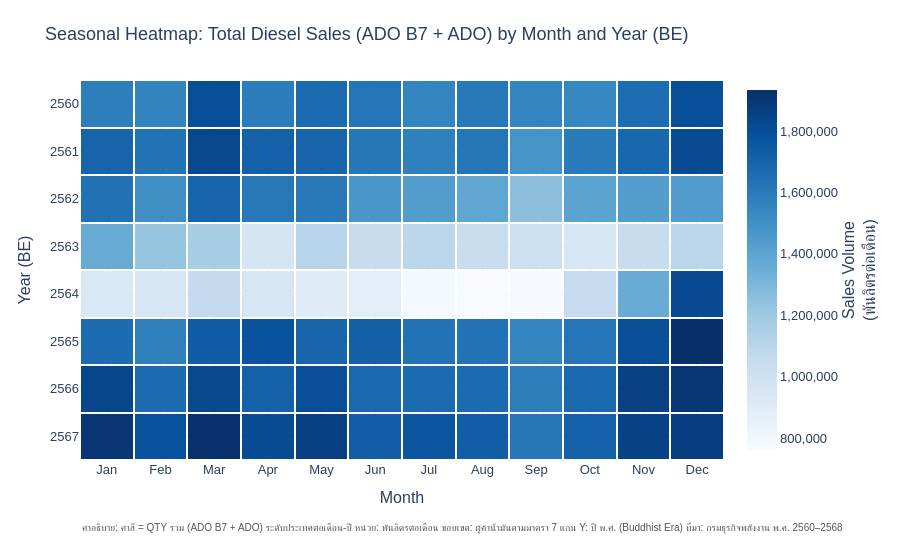

The notebook cell this image was saved under:
### Markdown cell above
### แผนภาพที่ 3 — Seasonal Heatmap: รูปแบบรายเดือนข้ามปี (Month x Year)

แผนภาพ Heatmap แสดงปริมาณการจำหน่ายดีเซลรวม (ADO B7 + ADO) แยกตามเดือน (แกน X) และปี พ.ศ. (แกน Y)  
ช่วยวิเคราะห์รูปแบบตามฤดูกาล เช่น เดือนที่มียอดจำหน่ายสูงหรือต่ำอย่างสม่ำเสมอในทุกปี

### Code cell
# ---- Aggregate: ปริมาณรวม (ADO B7 + ADO) ต่อ year x month ----
MONTH_ABBR = {
    1: 'Jan', 2: 'Feb', 3: 'Mar', 4: 'Apr',
    5: 'May', 6: 'Jun', 7: 'Jul', 8: 'Aug',
    9: 'Sep', 10: 'Oct', 11: 'Nov', 12: 'Dec'
}

df_heat = (
    df.groupby(['YEAR_ID', 'MONTH_ID'], as_index=False)['QTY']
    .sum()
)
df_heat['Month'] = df_heat['MONTH_ID'].map(MONTH_ABBR)
df_heat['Year']  = df_heat['YEAR_ID'].astype(str)  # พ.ศ. เป็น string

# Pivot สำหรับ Heatmap: แถว = ปี, คอลัมน์ = เดือน
pivot = df_heat.pivot(index='YEAR_ID', columns='MONTH_ID', values='QTY')
pivot.index = pivot.index.astype(str)
pivot.columns = [MONTH_ABBR[m] for m in pivot.columns]

month_order = ['Jan','Feb','Mar','Apr','May','Jun',
               'Jul','Aug','Sep','Oct','Nov','Dec']
pivot = pivot[month_order]

# สร้าง Heatmap
fig3 = go.Figure(
    go.Heatmap(
        z=pivot.values,
        x=pivot.columns.tolist(),
        y=pivot.index.tolist(),
        colorscale='Blues',
        colorbar=dict(
            title=dict(
                text=f'Sales Volume<br>({UNIT_LABEL})',
                side='right'
            ),
            tickformat=',.0f'
        ),
        hoverongaps=False,
        hovertemplate=(
            'Year (BE): %{y}<br>'
            'Month: %{x}<br>'
            'Sales Volume: %{z:,.0f} ' + UNIT_LABEL +
            '<extra></extra>'
        ),
        xgap=2,
        ygap=2
    )
)

fig3.update_layout(
    title='Seasonal Heatmap: Total Diesel Sales (ADO B7 + ADO) by Month and Year (BE)',
    xaxis=dict(
        title='Month',
        categoryorder='array',
        categoryarray=month_order
    ),
    yaxis=dict(title='Year (BE)', autorange='reversed'),
    font=dict(family=FONT_FAMILY, size=13),
    template=TEMPLATE,
    margin=dict(t=80, b=100)
)

fig3.add_annotation(
    xref='paper', yref='paper',
    x=0, y=-0.20,
    text=(
        'คำอธิบาย: ค่าสี = QTY รวม (ADO B7 + ADO) ระดับประเทศต่อเดือน-ปี '
        'หน่วย: พันลิตรต่อเดือน '
        'ขอบเขต: ผู้ค้าน้ำมันตามมาตรา 7 '
        'แกน Y: ปี พ.ศ. (Buddhist Era) '
        'ที่มา: กรมธุรกิจพลังงาน พ.ศ. 2560–2568'
    ),
    showarrow=False,
    font=dict(size=10, color='#555555'),
    align='left'
)

fig3.show()

### Figure 1 — Plotly figure (JSON) as saved in the notebook; plotly's stock layout.template omitted (floating-point values rounded to 4 significant figures)
{"data": [{"colorbar": {"tickformat": ",.0f", "title": {"side": "right", "text": "Sales Volume<br>(พันลิตรต่อเดือน)"}}, "colorscale": [[0.0, "rgb(247,251,255)"], [0.125, "rgb(222,235,247)"], [0.25, "rgb(198,219,239)"], [0.375, "rgb(158,202,225)"], [0.5, "rgb(107,174,214)"], [0.625, "rgb(66,146,198)"], [0.75, "rgb(33,113,181)"], [0.875, "rgb(8,81,156)"], [1.0, "rgb(8,48,107)"]], "hoverongaps": false, "hovertemplate": "Year (BE): %{y}<br>Month: %{x}<br>Sales Volume: %{z:,.0f} พันลิตรต่อเดือน<extra></extra>", "type": "heatmap", "x": ["Jan", "Feb", "Mar", "Apr", "May", "Jun", "Jul", "Aug", "Sep", "Oct", "Nov", "Dec"], "xgap": 2, "y": ["2560", "2561", "2562", "2563", "2564", "2565", "2566", "2567"], "ygap": 2, "z": [[1583000.0, 1561000.0, 1802000.0, 1591000.0, 1668000.0, 1626000.0, 1557000.0, 1611000.0, 1558000.0, 1543000.0, 1659000.0, 1799000.0], [1702000.0, 1634000.0, 1831000.0, 1713000.0, 1698000.0, 1617000.0, 1573000.0, 1620000.0, 1486000.0, 1595000.0, 1685000.0, 1813000.0], [1640000.0, 1509000.0, 1699000.0, 1607000.0, 1604000.0, 1469000.0, 1434000.0, 1389000.0, 1257000.0, 1401000.0, 1433000.0, 1441000.0], [1363000.0, 1225000.0, 1164000.0, 965600.0, 1108000.0, 1043000.0, 1090000.0, 1037000.0, 1011000.0, 953900.0, 1050000.0, 1095000.0], [939200.0, 958000.0, 1061000.0, 956400.0, 905100.0, 886700.0, 782700.0, 761900.0, 767300.0, 1052000.0, 1357000.0, 1818000.0], [1662000.0, 1579000.0, 1734000.0, 1784000.0, 1696000.0, 1720000.0, 1634000.0, 1633000.0, 1555000.0, 1627000.0, 1797000.0, 1933000.0], [1836000.0, 1664000.0, 1828000.0, 1710000.0, 1806000.0, 1680000.0, 1670000.0, 1670000.0, 1585000.0, 1679000.0, 1862000.0, 1904000.0], [1909000.0, 1787000.0, 1928000.0, 1810000.0, 1868000.0, 1731000.0, 1764000.0, 1727000.0, 1614000.0, 1712000.0, 1848000.0, 1870000.0]]}], "layout": {"annotations": [{"align": "left", "font": {"color": "#555555", "size": 10}, "showarrow": false, "text": "คำอธิบาย: ค่าสี = QTY รวม (ADO B7 + ADO) ระดับประเทศต่อเดือน-ปี หน่วย: พันลิตรต่อเดือน ขอบเขต: ผู้ค้าน้ำมันตามมาตรา 7 แกน Y: ปี พ.ศ. (Buddhist Era) ที่มา: กรมธุรกิจพลังงาน พ.ศ. 2560–2568", "x": 0, "xref": "paper", "y": -0.2, "yref": "paper"}], "font": {"family": "Sarabun, IBM Plex Sans Thai, sans-serif", "size": 13}, "margin": {"b": 100, "t": 80}, "title": {"text": "Seasonal Heatmap: Total Diesel Sales (ADO B7 + ADO) by Month and Year (BE)"}, "xaxis": {"categoryarray": ["Jan", "Feb", "Mar", "Apr", "May", "Jun", "Jul", "Aug", "Sep", "Oct", "Nov", "Dec"], "categoryorder": "array", "title": {"text": "Month"}}, "yaxis": {"autorange": "reversed", "title": {"text": "Year (BE)"}}}}
